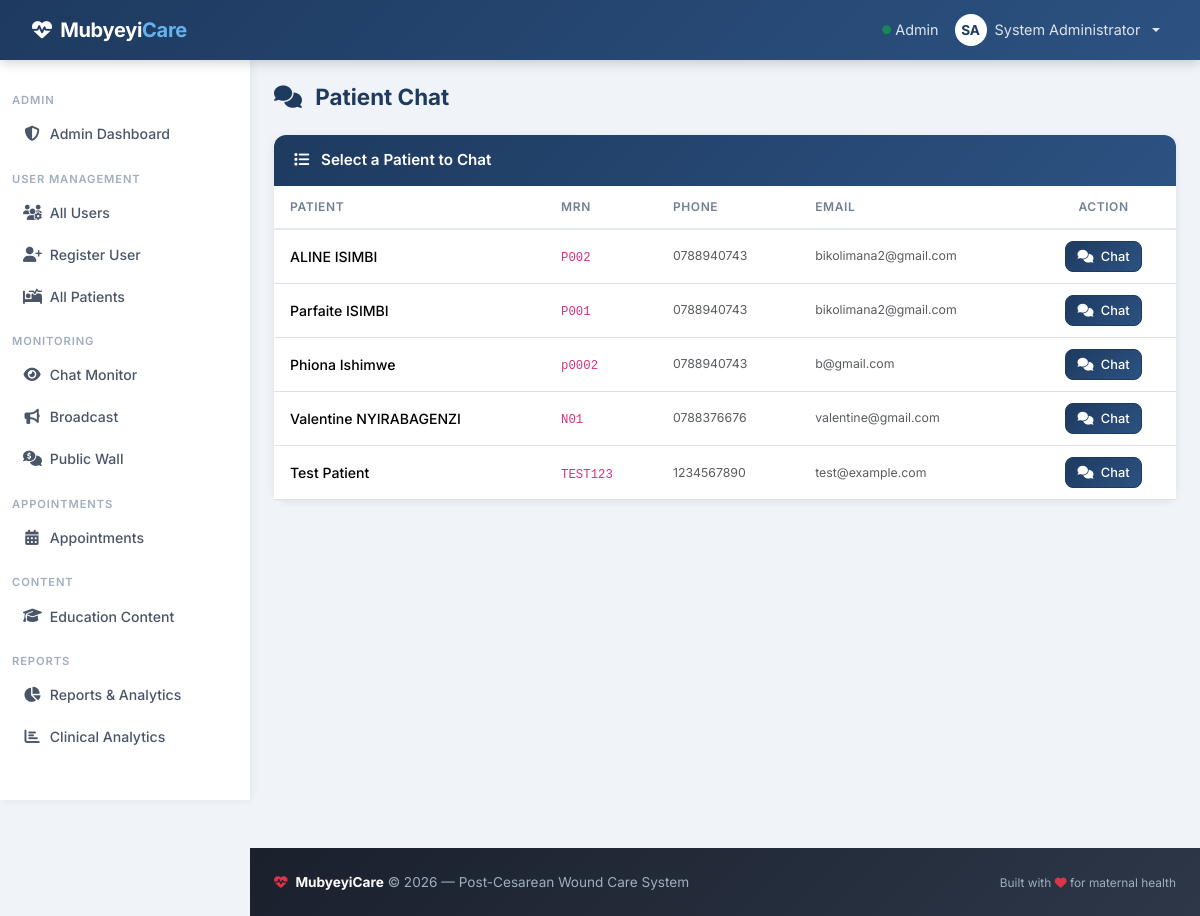
Page /chat/ (signed in) on the committed database.
### models.py (models this page shows, shortened)
class User(UserMixin, db.Model):
    id = db.Column(db.Integer, primary_key=True)
    username = db.Column(db.String(80), unique=True, nullable=False)
    email = db.Column(db.String(120), unique=True, nullable=False)
    password_hash = db.Column(db.String(255), nullable=False)
    first_name = db.Column(db.String(100), nullable=False)
    last_name = db.Column(db.String(100), nullable=False)
    role = db.Column(db.Enum(UserRole), default=UserRole.PATIENT, nullable=False)
    phone = db.Column(db.String(20))
    location = db.Column(db.String(200))   # CHW service area (e.g. "Gasabo/Kinyinya")
    is_active = db.Column(db.Boolean, default=True)
    created_at = db.Column(db.DateTime, default=datetime.utcnow)
    patients = db.relationship('Patient', backref='primary_doctor', lazy='dynamic', foreign_keys='Patient.primary_doctor_id')
    follow_ups = db.relationship('FollowUp', backref='created_by', lazy='dynamic')
    sent_messages = db.relationship('Message', backref='sender', lazy='dynamic', foreign_keys='Message.sender_id')
    def get_full_name(self):
        return f"{self.first_name} {self.last_name}"

class Patient(db.Model):
    id = db.Column(db.Integer, primary_key=True)
    mrn = db.Column(db.String(50), unique=True, nullable=False)  # Medical Record Number
    first_name = db.Column(db.String(100), nullable=False)
    last_name = db.Column(db.String(100), nullable=False)
    date_of_birth = db.Column(db.Date, nullable=False)
    gender = db.Column(db.String(10), nullable=False)
    phone = db.Column(db.String(20), nullable=False)
    email = db.Column(db.String(120))
    surgery_date = db.Column(db.Date, nullable=False)
    surgery_type = db.Column(db.String(100))  # e.g., "Primary Cesarean", "VBAC attempt"
    surgeon_name = db.Column(db.String(100))
    incision_type = db.Column(db.String(50))  # e.g., "Pfannenstiel", "Classical"
    location = db.Column(db.String(200))   # e.g. "Gasabo/Kinyinya"
    primary_doctor_id = db.Column(db.Integer, db.ForeignKey('user.id'), nullable=False)
    user_id = db.Column(db.Integer, db.ForeignKey('user.id'))
    admission_date = db.Column(db.DateTime, default=datetime.utcnow)
    discharge_date = db.Column(db.DateTime)
    expected_follow_up_end_date = db.Column(db.Date)
    is_active = db.Column(db.Boolean, default=True)
    created_at = db.Column(db.DateTime, default=datetime.utcnow)
    updated_at = db.Column(db.DateTime, default=datetime.utcnow, onupdate=datetime.utcnow)
    follow_ups = db.relationship('FollowUp', backref='patient', lazy='dynamic', cascade='all, delete-orphan')
    wound_assessments = db.relationship('WoundAssessment', backref='patient', lazy='dynamic', cascade='all, delete-orphan')
    medications = db.relationship('MedicationLog', backref='patient', lazy='dynamic', cascade='all, delete-orphan')
    messages = db.relationship('Message', backref='patient', lazy='dynamic', cascade='all, delete-orphan')
    user = db.relationship('User', backref='patient_profile', foreign_keys=[user_id], uselist=False)
    def get_full_name(self):
        return f"{self.first_name} {self.last_name}"

### routes/chat.py (the view)
@chat_bp.route('/')
@login_required
@doctor_nurse_required
def chat_list():
    if current_user.role == UserRole.ADMIN:
        patients = Patient.query.order_by(Patient.last_name.asc(), Patient.first_name.asc()).all()
    elif current_user.role == UserRole.CHW:
        if current_user.location:
            patients = Patient.query.filter_by(location=current_user.location).order_by(Patient.last_name.asc(), Patient.first_name.asc()).all()
        else:
            patients = []
    else:
        patients = Patient.query.filter_by(primary_doctor_id=current_user.id).order_by(Patient.last_name.asc(), Patient.first_name.asc()).all()
    return render_template('chat/list.html', patients=patients)

### routes/auth.py (called while the page is built)
def doctor_nurse_required(f):
    @wraps(f)
    def decorated_function(*args, **kwargs):
        if not current_user.is_authenticated or current_user.role not in [UserRole.DOCTOR, UserRole.NURSE, UserRole.CHW, UserRole.ADMIN]:
            flash('Healthcare provider access required.', 'error')
            return redirect(url_for('dashboard.index'))
        return f(*args, **kwargs)
    return decorated_function

### templates/chat/list.html (shortened to what this page needs)
{% extends "base.html" %}
{% block content %}
<div class="page-header" data-aos="fade-down">
    <h2><i class="fas fa-comments"></i> Patient Chat</h2>
</div>
<div class="card" data-aos="fade-up">
    <div class="card-header bg-primary text-white">
        <i class="fas fa-list me-2"></i> Select a Patient to Chat
    </div>
    <div class="card-body p-0">
        {% if patients %}
        <div class="table-responsive">
            <table class="table table-hover mb-0">
                <thead>
                    <tr>
                        <th>Patient</th>
                        <th>MRN</th>
                        <th>Phone</th>
                        <th>Email</th>
                        <th class="text-center">Action</th>
                    </tr>
                </thead>
                <tbody>
                    {% for patient in patients %}
                    <tr>
                        <td class="fw-medium">{{ patient.get_full_name() }}</td>
                        <td><code>{{ patient.mrn }}</code></td>
                        <td class="text-muted small">{{ patient.phone }}</td>
                        <td class="text-muted small">{{ patient.email or '—' }}</td>
                        <td class="text-center">
                            <a href="{{ url_for('chat.patient_chat', patient_id=patient.id) }}"
                               class="btn btn-sm btn-primary">
                                <i class="fas fa-comments me-1"></i> Chat
                            </a>
                        </td>
                    </tr>
                    {% endfor %}
                </tbody>
            </table>
        </div>
        {% else %}
        <div class="text-center py-5 text-muted">
            <i class="fas fa-comments-slash fa-2x d-block mb-2 opacity-30"></i>
            No patients available for chat.
        </div>
        {% endif %}
    </div>
</div>
{% endblock %}

### templates/base.html (shortened to what this page needs)
<!DOCTYPE html>
<html lang="en">
<head>
    <link href="https://cdn.jsdelivr.net/npm/bootstrap@5.3.3/dist/css/bootstrap.min.css" rel="stylesheet">
    <link rel="stylesheet" href="https://cdnjs.cloudflare.com/ajax/libs/font-awesome/6.5.0/css/all.min.css">
    <link href="https://unpkg.com/aos@2.3.4/dist/aos.css" rel="stylesheet">
</head>
<body>
<nav class="navbar navbar-dark navbar-expand-lg fixed-top">
    <div class="container-fluid">
        <a class="navbar-brand" href="/">
            <i class="fas fa-heart-pulse me-1"></i> Mubyeyi<span>Care</span>
        </a>
        <div class="collapse navbar-collapse" id="navbarNav">
            <ul class="navbar-nav ms-auto align-items-center">
                {% if current_user.is_authenticated %}
                <li class="nav-item">
                    <span class="nav-link text-white-50 small d-none d-lg-inline">
                        <i class="fas fa-circle text-success" style="font-size:.55rem;vertical-align:middle;"></i>
                        {{ current_user.role.value.capitalize() }}
                    </span>
                </li>
                <li class="nav-item dropdown">
                    <a class="nav-link dropdown-toggle d-flex align-items-center gap-2" href="#"
                       id="userDropdown" role="button" data-bs-toggle="dropdown" aria-expanded="false">
                        <span class="rounded-circle bg-white d-inline-flex align-items-center justify-content-center"
                              style="width:32px;height:32px;color:var(--primary);font-size:.85rem;font-weight:700;">
                            {{ current_user.first_name[0] | upper }}{{ current_user.last_name[0] | upper }}
                        </span>
                        <span class="d-none d-sm-inline">{{ current_user.get_full_name() }}</span>
                    </a>
                </li>
                {% endif %}
            </ul>
        </div>
    </div>
</nav>
{% if current_user.is_authenticated %}
<aside class="sidebar d-none d-lg-flex flex-column">
    <nav class="nav flex-column">
        {% if current_user.role.value in ['patient', 'mother'] %}
        <span class="sidebar-section">My Care</span>
        <a class="nav-link" href="{{ url_for('dashboard.index') }}"><i class="fas fa-house-medical"></i> My Dashboard</a>
        <span class="sidebar-section">Alerts &amp; Appointments</span>
        <a class="nav-link" href="{{ url_for('appointments.my_appointments') }}"><i class="fas fa-calendar-check"></i> My Appointments</a>
        <a class="nav-link" href="{{ url_for('appointments.request_appointment') }}"><i class="fas fa-calendar-plus"></i> Request Appointment</a>
        <span class="sidebar-section">Communication</span>
        <a class="nav-link" href="{{ url_for('chat.patient_self_chat') }}"><i class="fas fa-comments"></i> Chat with Provider</a>
        <a class="nav-link" href="{{ url_for('wall.index') }}"><i class="fas fa-comments-dollar"></i> Public Wall</a>
        <span class="sidebar-section">Wound Care</span>
        <a class="nav-link" href="{{ url_for('dashboard.health_education') }}"><i class="fas fa-book-medical"></i> Wound Care Guide</a>
        {% elif current_user.role.value == 'admin' %}
        <span class="sidebar-section">Admin</span>
        <a class="nav-link" href="{{ url_for('admin.dashboard') }}"><i class="fas fa-shield-halved"></i> Admin Dashboard</a>
        <span class="sidebar-section">User Management</span>
        <a class="nav-link" href="{{ url_for('admin.users') }}"><i class="fas fa-users-gear"></i> All Users</a>
        <a class="nav-link" href="{{ url_for('auth.register') }}"><i class="fas fa-user-plus"></i> Register User</a>
        <a class="nav-link" href="{{ url_for('admin.patients') }}"><i class="fas fa-bed-pulse"></i> All Patients</a>
        <span class="sidebar-section">Monitoring</span>
        <a class="nav-link" href="{{ url_for('admin.chat_monitor') }}"><i class="fas fa-eye"></i> Chat Monitor</a>
        <a class="nav-link" href="{{ url_for('admin.broadcast') }}"><i class="fas fa-bullhorn"></i> Broadcast</a>
        <a class="nav-link" href="{{ url_for('wall.index') }}"><i class="fas fa-comments-dollar"></i> Public Wall</a>
        <span class="sidebar-section">Appointments</span>
        <a class="nav-link" href="{{ url_for('admin.appointments') }}"><i class="fas fa-calendar-days"></i> Appointments</a>
        <span class="sidebar-section">Content</span>
        <a class="nav-link" href="{{ url_for('admin.education') }}"><i class="fas fa-graduation-cap"></i> Education Content</a>
        <span class="sidebar-section">Reports</span>
        <a class="nav-link" href="{{ url_for('admin.reports') }}"><i class="fas fa-chart-pie"></i> Reports &amp; Analytics</a>
        <a class="nav-link" href="{{ url_for('dashboard.analytics') }}"><i class="fas fa-chart-bar"></i> Clinical Analytics</a>
        {% endif %}
    </nav>
</aside>
{% endif %}
<main class="main-content">
    <div class="container-fluid px-4">
        {% block content %}{% endblock %}
    </div>
</main>
<footer class="py-4 mt-5" style="margin-left: var(--sidebar-w);">
    <div class="container-fluid px-4">
        <div class="row align-items-center">
            <div class="col-md-6">
                <p class="mb-0">
                    <i class="fas fa-heart-pulse text-danger me-1"></i>
                    <strong class="text-white">MubyeyiCare</strong> &copy; 2026 &mdash; Post-Cesarean Wound Care System
                </p>
            </div>
            <div class="col-md-6 text-md-end mt-2 mt-md-0">
                <small>Built with <i class="fas fa-heart text-danger"></i> for maternal health</small>
            </div>
        </div>
    </div>
</footer>
</body>
</html>

### templates/base.html (style rules this page uses)
:root { --primary: #1e3a5f; --primary-light: #2c5282; --accent: #e74c3c; --success: #27ae60; --info: #3498db; --warning: #f39c12; --sidebar-w: 250px; --nav-h: 60px; --radius: 12px; --shadow-sm: 0 2px 8px rgba(0,0,0,.08); --shadow-md: 0 6px 24px rgba(0,0,0,.12); --transition: .2s ease; }
*, *::before, *::after { box-sizing: border-box; }
html { scroll-behavior: smooth; }
body { font-family: 'Inter', 'Segoe UI', sans-serif; background: #f0f4f8; color: #2d3748; font-size: .95rem; }
.navbar { background: linear-gradient(135deg, var(--primary) 0%, var(--primary-light) 100%); height: var(--nav-h); box-shadow: 0 2px 12px rgba(0,0,0,.2); padding: 0 1.25rem; }
.navbar-brand { font-weight: 700; font-size: 1.25rem; letter-spacing: -.3px; color: #fff !important; }
.navbar-brand span { color: #63b3ed; }
.navbar .nav-link { color: rgba(255,255,255,.85) !important; font-size: .9rem; }
.sidebar { background: #fff; width: var(--sidebar-w); height: calc(100vh - var(--nav-h)); position: fixed; top: var(--nav-h); left: 0; overflow-y: auto; box-shadow: 2px 0 8px rgba(0,0,0,.06); padding: 1rem 0 2rem; z-index: 900; }
.sidebar .sidebar-section { padding: .25rem .75rem; font-size: .7rem; font-weight: 600; text-transform: uppercase; letter-spacing: .08em; color: #a0aec0; margin-top: .75rem; }
.sidebar .nav-link { color: #4a5568 !important; padding: .65rem 1.25rem !important; border-left: 3px solid transparent; border-radius: 0 8px 8px 0; margin-right: .5rem; font-size: .88rem; font-weight: 500; display: flex; align-items: center; gap: .55rem; transition: all var(--transition); }
.sidebar .nav-link i { width: 18px; text-align: center; font-size: .95rem; }
.main-content { margin-left: var(--sidebar-w); padding-top: calc(var(--nav-h) + 1.5rem); min-height: 100vh; }
.card { border: none; border-radius: var(--radius); box-shadow: var(--shadow-sm); margin-bottom: 1.25rem; transition: box-shadow var(--transition), transform var(--transition); }
.card-header { border-radius: var(--radius) var(--radius) 0 0 !important; padding: .875rem 1.25rem; font-weight: 600; border-bottom: none; }
.card-header.bg-primary { background: linear-gradient(135deg, var(--primary) 0%, var(--primary-light) 100%) !important; }
.btn { border-radius: 8px; font-weight: 500; font-size: .88rem; padding: .45rem 1rem; transition: all var(--transition); }
.btn-primary { background: linear-gradient(135deg, var(--primary) 0%, var(--primary-light) 100%); border-color: var(--primary); }
.btn-sm { padding: .3rem .7rem; font-size: .8rem; }
.table { font-size: .88rem; }
.table thead th { font-weight: 600; text-transform: uppercase; font-size: .75rem; letter-spacing: .05em; color: #718096; border-bottom: 2px solid #e2e8f0; padding: .75rem 1rem; }
.table tbody td { padding: .7rem 1rem; vertical-align: middle; }
.table-hover tbody tr { transition: background var(--transition); }
.page-header { display: flex; align-items: center; justify-content: space-between; margin-bottom: 1.5rem; }
.page-header h2 { font-size: 1.4rem; font-weight: 700; color: var(--primary); margin: 0; }
.page-header h2 i { margin-right: .5rem; }
footer { background: linear-gradient(135deg, #1a202c 0%, #2d3748 100%); color: #a0aec0; font-size: .85rem; }

### rows in the picture
User: role.value "Admin", first_name "S", last_name "A", get_full_name "System Administrator"
Patient: get_full_name "ALINE ISIMBI", mrn "P002", phone "0788940743", email "bikolimana2@gmail.com"
Patient: get_full_name "Parfaite ISIMBI", mrn "P001", phone "0788940743", email "bikolimana2@gmail.com"
Patient: get_full_name "Phiona Ishimwe", mrn "p0002", phone "0788940743", email "b@gmail.com"
Patient: get_full_name "Valentine NYIRABAGENZI", mrn "N01", phone "0788376676", email "valentine@gmail.com"
Patient: get_full_name "Test Patient", mrn "TEST123", phone "1234567890", email "test@example.com"
